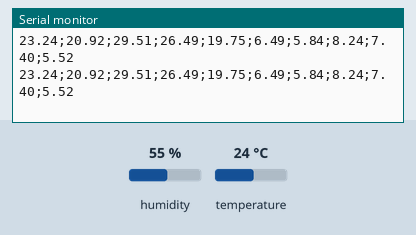
Recording of a sketch running on a simulated Arduino Uno, built with avr-gcc and run on an emulated ATmega328P. On the bench: the last lines printed to the serial monitor. The test bench sets the inputs (shaded band); at power-on: humidity 55 %, temperature 24 °C.

Above: at 3.8 s.
3.9 s: humidity set to 22 %
At 7.4 s:
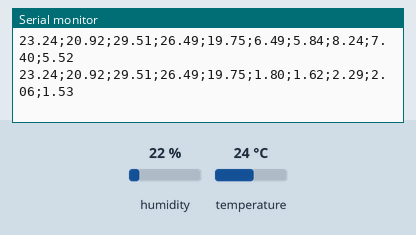
7.8 s: temperature set to 12 °C
At 9.5 s:
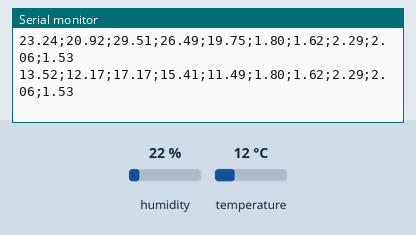
11.7 s: humidity set to 40 %
At 12.8 s:
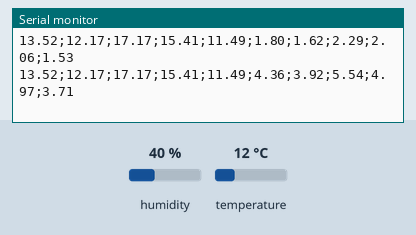
Timing chart, 0 to 14.7 s (numbered marks = the images above; inputs shaded):
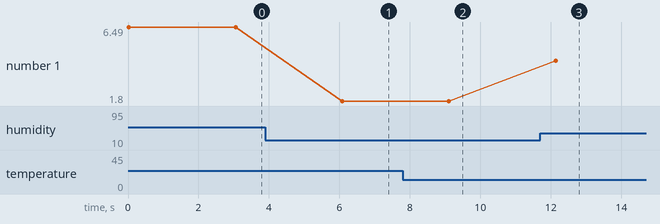

The sketch:

Arduino_DHT11.ino
```cpp
#include "DHT.h"
#define dht_type DHT11

int dht_pin = A0;
DHT dht_1 = DHT(dht_pin, dht_type);

//int lm35_pin = A1, leitura_lm35 = 0;
//float temperatura;
//float umidade;
//int ldr_pin = A2, leitura_ldr = 0;
//int switch_pin = 7;
void setup()
{
Serial.begin(9600);
dht_1.begin();
//pinMode(switch_pin, INPUT);
}
void loop()
{
float umidade = dht_1.readHumidity();
float temperatura = dht_1.readTemperature();
float tempProjeto = 0.81*temperatura+3.8;
float temp1 = tempProjeto * 0.90;
float temp2 = tempProjeto * 1.27;
float temp3 = tempProjeto * 1.14;
float temp4 = tempProjeto * 0.85;

float umiProjeto = 0.142 * umidade - 1.32;
float umi1 = umiProjeto * 0.9;
float umi2 = umiProjeto * 1.27;
float umi3 = umiProjeto * 1.14;
float umi4 = umiProjeto * 0.85;
if (isnan(temperatura) or isnan(umidade))
{
Serial.println("Erro ao ler o DHT");
}
else
{

//5 dados diferentes para a temperatura
Serial.print(tempProjeto);
Serial.print(";");
Serial.print(temp1);
Serial.print(";");
Serial.print(temp2);
Serial.print(";");
Serial.print(temp3);
Serial.print(";");
Serial.print(temp4);
Serial.print(";");
Serial.print(umiProjeto);
Serial.print(";");
Serial.print(umi1);
Serial.print(";");
Serial.print(umi2);
Serial.print(";");
Serial.print(umi3);
Serial.print(";");
Serial.println(umi4);

}
/*** Bloco do LM35
*/
//leitura_lm35 = analogRead(lm35_pin);
//temperatura = leitura_lm35 * (5.0/1023) * 100;
//Serial.print(temperatura);
//Serial.println(";");

/**
* Bloco do LDR5
//*/
//leitura_ldr = analogRead(ldr_pin);
// Serial.print(leitura_ldr);

/**
* Bloco do TCRT5000
*/
//if(digitalRead(switch_pin) == LOW){
////Serial.println(1);
//}
//else {
//// Serial.println(0);
//}
//if (cont == 99) {
//  Serial.print("KBOU");
//}
delay(3000);

}

/*
TEMPERATURA
  30 = 32,26a + b
  20 = 20a + b
  10 = 12,26a
  a = 0,81

  20 = 20*(0,81) + b
  20 = 16,2 + b
  b = 3,8
==================================================
UMIDADE
  12 = 75,06a + b
  7 = 40a + b
  5 = 35,06a
  0,142 = a

  7 = 40*(0,142) + b
  7 = 5,68 + b
  b = 1,32
 */
```

Measured:
- after the input at 3.9 s, the serial monitor: prints a new line after 2.2 s (image 1)
- after the input at 7.8 s, the serial monitor: prints a new line after 1.3 s (image 2)
- after the input at 11.7 s, the serial monitor: prints a new line after 0.43 s (image 3)
- plotted number 1: 6.49 → 1.8 after the input at 3.9 s, 1.8 → 4.36 after the input at 11.7 s
